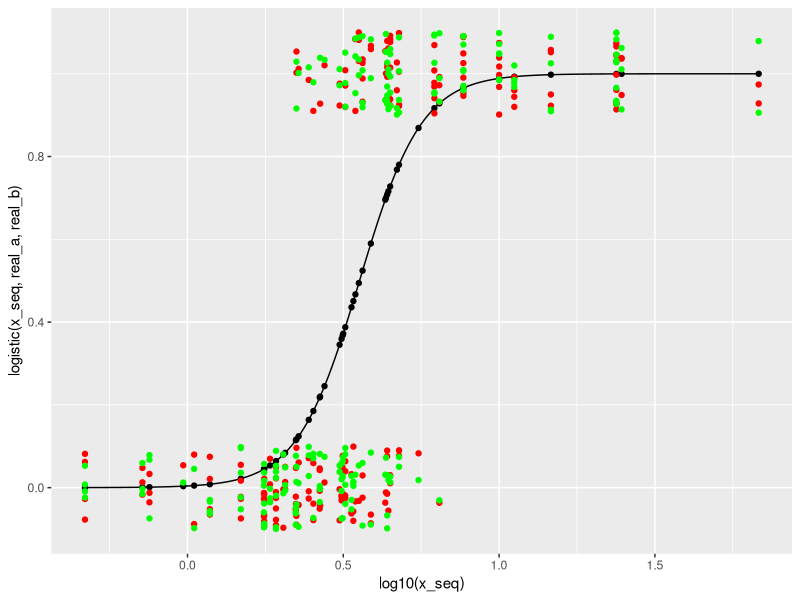
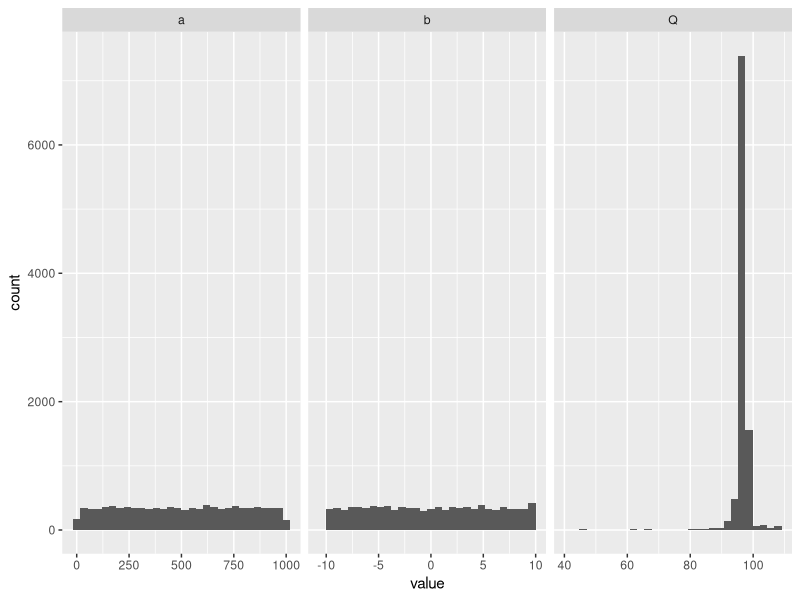
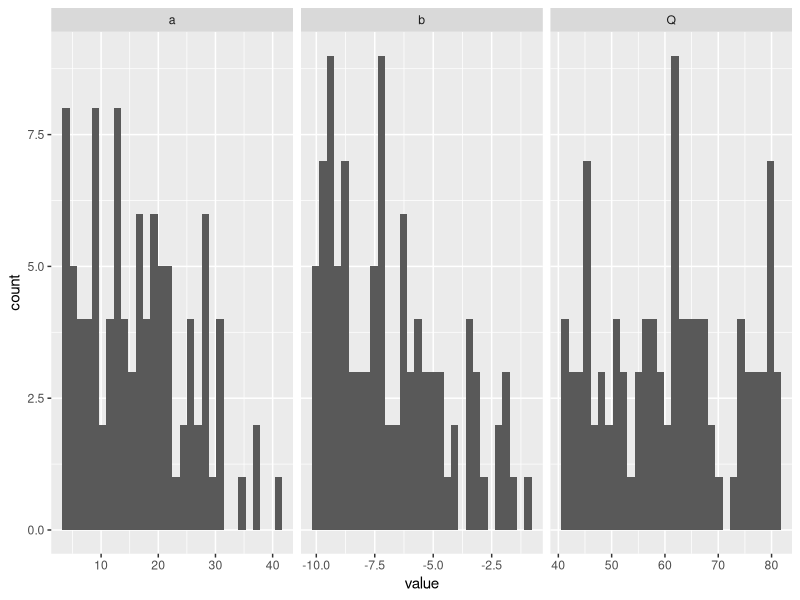
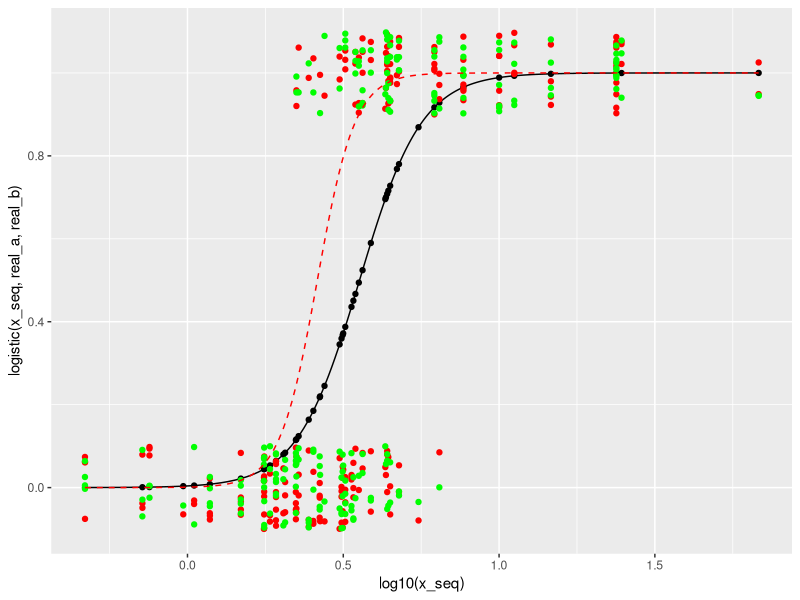

R code for these plots, in order:
rm(list=ls())

library(boot)
library(ggplot2)
library(dplyr)
library(tidyr)

#set.seed(4)

## This is the function that takes prey size (x) and
## calculates the probability of a prey individual of that size
## being eaten
## a determines the strength of the size effect
## b shifts the size at which the inflexion occurs
logistic <- function(x, a, b){
  yy <- inv.logit(a*log10(x)+b)
  return(yy)
}

## parameters
mass_mean <- 1
mass_sd <- 1
num_species <- 50
real_a <- 10 # ~Real Parameters
real_b <- -5 # ~Real Parameters
num_interations_observed <- 200 ## total number of potential interactions

## create species and their body sizes
x <- rlnorm(num_species, mass_mean, mass_sd) # ~Real Body Sizes
real_b <- real_b - mean(log10(x))
## make a series for plotting the curve
x_seq <- seq(min(x), max(x), length=1000)

## observation process (not specified whether this is us observing the presence / absence of an interaction,
## or if it is the predator "observing" (i.e. encountering) its prey)
## get a number of observations of each prey
#obs_x <- sample(x, num_interations_observed, replace=TRUE, p=x/sum(x))
obs_x <- sample(x, num_interations_observed, replace=TRUE)


# ~Stochasticity in the system's biology
# determine whether an interaction occured or not
real_int <- numeric(length=num_interations_observed)
for(i in 1:num_interations_observed)
  {
  real_int[i] <- rbinom(1, 1, prob=logistic(obs_x[i], real_a, real_b))
  }
#real_data <- data.frame(obs_x, real_int, p=logistic(obs_x[i], real_a, real_b))  


# plot probability curve and the species on it
# ggplot(mapping=aes(x=log10(x_seq), y=logistic(x_seq, real_a, real_b))) +
#   geom_line() + 
#   geom_point(aes(x=log10(x), y=logistic(x, real_a, real_b))) +
#   geom_jitter(aes(x=log10(obs_x), y=real_int), col="red")


## add observation error to give if we observed and interaction or not
## p of observing x given y (p_x_y)
p_0_1 <- 0.0  ## larger values give greater observation error
p_1_0 <- 0.0  ## larger values give greater observation error
rans_temp <- runif(num_interations_observed)

obs_interaction <- real_int
obs_interaction <- ifelse(real_int==1 & rans_temp<p_0_1, obs_interaction-1,
                          ifelse(real_int==0 & rans_temp<p_1_0, obs_interaction+1, obs_interaction))

ggplot(mapping=aes(x=log10(x_seq), y=logistic(x_seq, real_a, real_b))) +
  geom_line() + 
  geom_point(aes(x=log10(x), y=logistic(x, real_a, real_b))) +
  geom_jitter(aes(x=log10(obs_x), y=real_int), col="red", height=0.1) +
  geom_jitter(aes(x=log10(obs_x), y=obs_interaction), col="green", height=0.1)



#Parameter Estimation (ABC)
numm <- 10000
guesses <- data.frame(a=runif(numm,0,1000),
                      b=runif(numm,-10,10),
                      Q = rep(NA,numm))

for(i in 1:numm)
{
  guesses$Q[i] <-  sum(1-dbinom(obs_interaction, 1, logistic(obs_x, guesses$a[i], guesses$b[i])))
}

sum(1-dbinom(obs_interaction, 1, logistic(obs_x, real_a, real_b)))

ggplot(gather(guesses), aes(x=value)) +
  facet_wrap(~key, scales="free_x") + 
  geom_histogram()

## find threshol
proportion_to_keep <- 0.01
temp <- arrange(guesses, Q) %>%
  slice(numm*proportion_to_keep)
threshold <- temp$Q

guesses %>%
  filter(Q<=threshold) %>%
  gather() %>%
  ggplot(aes(x=value)) +
  facet_wrap(~key, scales="free_x") +
  geom_histogram()

means <- guesses %>%
  filter(Q<=threshold) %>%
  summarise_all(mean)

ggplot(mapping=aes(x=log10(x_seq), y=logistic(x_seq, real_a, real_b))) +
  geom_line() + 
  geom_point(aes(x=log10(x), y=logistic(x, real_a, real_b))) +
  geom_jitter(aes(x=log10(obs_x), y=real_int), col="red", height=0.1) +
  geom_jitter(aes(x=log10(obs_x), y=obs_interaction), col="green", height=0.1) +
  geom_line(aes(x=log10(x_seq), y=logistic(x_seq, means$a, means$b)), col="red", linetype="dashed")


